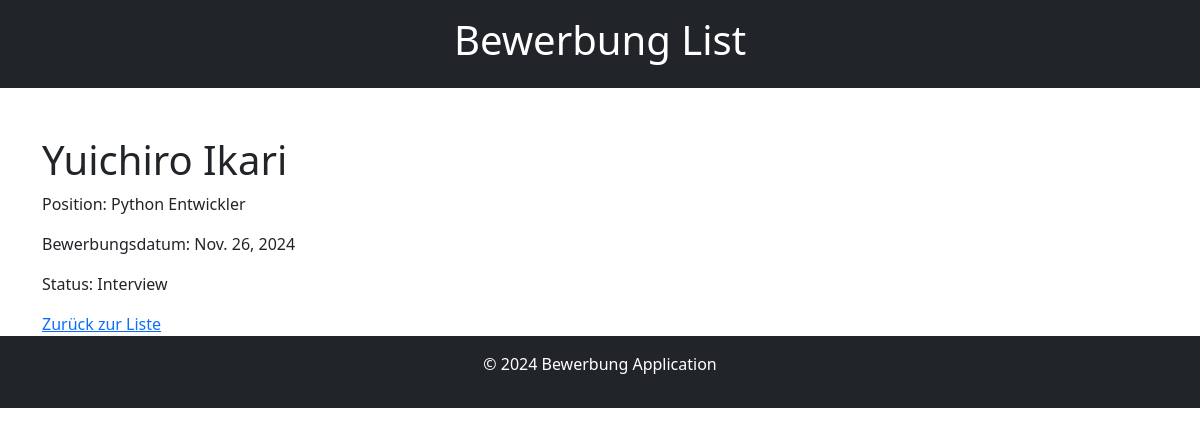
/1/, run on the app's committed database.
### bewerbung/models.py (models this page shows, shortened)
class Bewerbung(models.Model):
    name = models.CharField(max_length=100, verbose_name="Name")
    company = models.CharField(max_length=100, verbose_name="Unternehmen")
    position = models.CharField(max_length=100, verbose_name="Position")
    date_applied = models.DateField(verbose_name="Bewerbungsdatum")
    status = models.CharField(
        max_length=50,
        choices=[
            ("Pending", "Ausstehend"),
            ("Interview", "Interview"),
            ("Accepted", "Angenommen"),
            ("Rejected", "Abgelehnt"),
        ],
        default="Pending",
        verbose_name="Status"
    )

### bewerbung/views.py (the view)
# urls.py: path('<int:pk>/', views.bewerbung_detail, name='bewerbung_detail'),
def bewerbung_detail(request, pk):
    bewerbung = get_object_or_404(Bewerbung, pk=pk)
    return render(request, 'bewerbung/bewerbung_detail.html', {'bewerbung': bewerbung})

### templates/bewerbung/bewerbung_detail.html (shortened to what this page needs)
{% extends "base/bewerbung_base.html" %}
{% block body %}
    <h1>{{ bewerbung.name }}</h1>
    <p>Position: {{ bewerbung.position }}</p>
    <p>Bewerbungsdatum: {{ bewerbung.date_applied }}</p>
    <p>Status: {{ bewerbung.get_status_display }}</p>
    <a href="/">Zurück zur Liste</a>
{% endblock %}

### data on the page
Bewerbung: name "Yuichiro Ikari", position "Python Entwickler", date_applied "Nov. 26, 2024", status "Interview"
